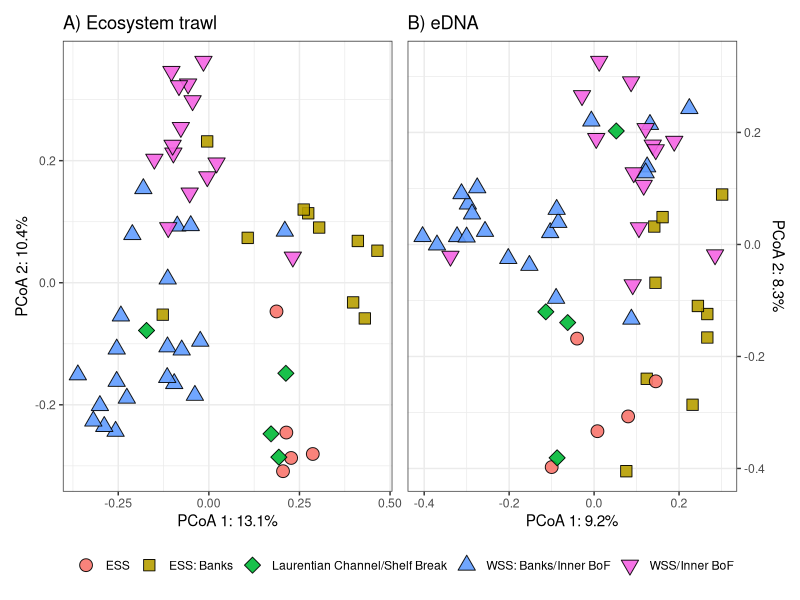

The R script that drew this image:
#PC02 plot- match up to Figure 1

##load libraries
library(dplyr)
library(ggplot2)
library(RColorBrewer)
library(ggplot2)
library(patchwork)
library(scales)
library(tidyr)

#load PCoA ordination data outputs from CHIME II
trawling <- read.table("data/trawling_all_species_jaccard_PCoA.txt", header=T)%>%
            mutate(type = "Ecosystem Trawl")%>%
            select(PC1,PC2,bioclass,coarse_class,strata_class,type)

eDNA <- read.table("data/12S16SCO1_PCoA_results.txt", header=T)%>%
          mutate(type = "eDNA")%>%
          select(PC1,PC2,bioclass,coarse_class,strata_class,type)

plot_data <- rbind(trawling,eDNA)%>%
             mutate(bioclass = case_when(bioclass == "ESS_Banks" ~ "ESS: Banks",
                                         bioclass == "LaurentianChannel_ShelfBreak" ~ "Laurentian Channel/Shelf Break",
                                         bioclass == "WSS_Banks_InnerBoF" ~ "WSS/Inner BoF",
                                         bioclass == "WSS_OuterBoF" ~ "WSS: Banks/Inner BoF",
                                         TRUE ~ "ESS"))

#fill cols to match the default 6 fill colours for ggplot that were used in Figure 1
fill_cols <- hue_pal()(6)[c(1:3,5,6)] # the 4'th fill colour was for the 'slope' to which we don't have samples

#shapes to match the code by XH 
pco2_shapes<-c(19,15,17,9,7)


#assemble each plot -----------
trawl_plot <- ggplot(plot_data%>%filter(type=="Ecosystem Trawl"),aes(x=PC1,y=PC2,fill=bioclass,shape=bioclass))+
              geom_point(alpha=.9, size=4,col="black") +
              scale_fill_manual(values=fill_cols) + 
              scale_shape_manual(values=c(21:25)) +
              labs(x= "PCoA 1: 13.1%", y="PCoA 2: 10.4%",fill="",shape="",title = "A) Ecosystem trawl" ) + 
              theme(legend.position = c(0.82, 0.8),
                    axis.line=element_line(color="black"),
                    axis.ticks=element_line(color="black"),
                    axis.text=element_text(colour="black", size=10),
                    text=element_text(family="sans")) +
              theme_bw()

# note the PC2*-1 just inverts the axis so that the clusters are better aligned. Since the data is an ordination, it doesn't matter what orientation the axes

eDNA_plot <- ggplot(plot_data%>%filter(type=="eDNA"),aes(x=PC1*-1,y=PC2*-1,fill=bioclass,shape=bioclass))+ 
            geom_point(alpha=.9, size=4,col="black") +
            scale_fill_manual(values=fill_cols) + 
            scale_shape_manual(values=c(21:25)) +
            labs(x= "PCoA 1: 9.2%", y="PCoA 2: 8.3%",fill="",shape="",title = "B) eDNA" ) + 
            theme(legend.position = c(0.82, 0.8),
                  axis.line=element_line(color="black"),
                  axis.ticks=element_line(color="black"),
                  axis.text=element_text(colour="black", size=10),
                  text=element_text(family="sans")) +
            theme_bw()+
            scale_y_continuous(position="right")

#combine the plots together. 
combo_plot <- trawl_plot + eDNA_plot + plot_layout(ncol=2,guides = "collect") & theme(legend.position = "bottom")

ggsave("output/PCo2_plot.png",combo_plot,width=8,height=6,units="in",dpi=300)

